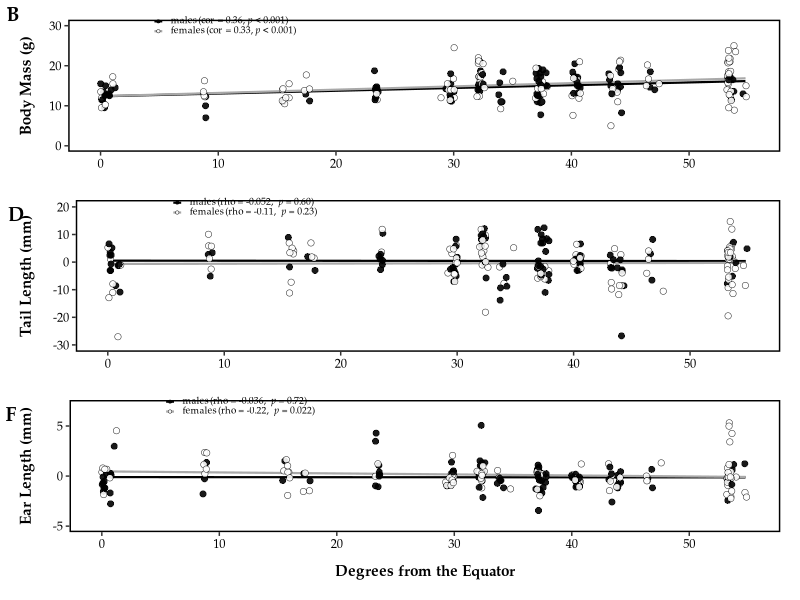

Here is the R script that generated this plot: (Note: this script raises an error after producing the figure.)
#!/usr/bin/env Rscript --vanilla

##############################################################
# Author: Mallory A. Ballinger
# Script first created: 23-Feb-2021
# Script last updated:  15-Mar-2021


# This script plots body mass and tail length from wild-caught house mice,
# collected along a broad latitudinal cline, as part of the greater
# Nachman lab project on environmental adaptation in house mice.
# This script generates Figure 1 in Ballinger_et_al_2021_AmNat.


##############################################################
# Required packages
##############################################################

rm(list = ls()) # clear R's environment
library(tidyverse)
library(here)
library(cowplot)
library(ggtext)

##############################################################
# Import data
##############################################################

NachmanTransectsMetadata <- read_csv(here("data/processed/EnvAdapProj_Nachman_Arctos_transects_2021-03-15.csv")) %>%
  mutate(Ear_Length_mm = as.numeric(Ear_Length_mm),
         Hindfoot_Length_mm = as.numeric(Hindfoot_Length_mm),
         Tail_Length_mm = as.numeric(Tail_Length_mm),
         Body_Length_mm = as.numeric(Body_Length_mm),
         Body_Weight_g = as.numeric(Body_Weight_g)) %>%
  mutate(Sex = as.factor(Sex)) %>%
  mutate(Sex = fct_relevel(Sex, "male", "female")) # puts males before females

# get sample size of each column
colSums(!is.na(NachmanTransectsMetadata))





##############################################################
# Apply filtering and calculate residuals
##############################################################

# filtering and model testing were completed in 'code/model_NachmanTransects.R'.
# We are applying the same filtering, models, and statistical outputs here for
# plotting purposes. Please see 'modeling' script for details.


# Based on outlier tests (see 'code/model_NachmanTransects.R'), any tail length
# less than 25 is an extreme outlier
NachmanTransects_filtered <- NachmanTransectsMetadata %>%
  mutate(Tail_Length_mm = ifelse(Tail_Length_mm < 25, NA, Tail_Length_mm))

# save TL x BW residuals
residsTLBW <- lm(Tail_Length_mm ~ Body_Weight_g, data = NachmanTransects_filtered,
                 na.action = na.exclude)
NachmanTransects_filtered$Resids_TLBW <- resid(residsTLBW)


# save EL x BW residuals
residsELBW <- lm(Ear_Length_mm ~ Body_Weight_g, data = NachmanTransectsMetadata,
                 na.action = na.exclude)
NachmanTransectsMetadata$Resids_ELBW <- resid(residsELBW)





##############################################################
# Plot body weight and exremity length vs. abs lat
##############################################################

Berg_deets <- c("males (cor = 0.36, *p* < 0.001)",
                "females (cor = 0.33, *p* < 0.001)")

Tail_deets <- c("males (rho = -0.052, *p* = 0.60)",
                "females (rho = -0.11, *p* = 0.23)")

Ear_deets <- c("males (rho = -0.036, *p* = 0.72)",
               "females (rho = -0.22, *p* = 0.022)")

Berg_Sex <-
  ggplot(data = NachmanTransectsMetadata, aes(x = Absolute_Latitude, y = Body_Weight_g)) +
  geom_smooth(method = "lm", se = FALSE, size = 0.75, aes(linetype = Sex, color = Sex)) +
  geom_jitter(aes(fill = Sex), size = 2, stroke = 0.25, height = 0, width = 0.2, shape = 21, alpha = 0.9, color = "black") +
  scale_color_manual(labels=Berg_deets, values=c("black", "darkgray")) +
  scale_fill_manual(labels=Berg_deets, values=c("black", "white")) +
  scale_linetype_manual(labels=Berg_deets, values = c("solid", "solid")) +
  guides(linetype=guide_legend(override.aes = list(size=1))) +
  scale_x_continuous(breaks = seq(from=0, to=55, by=10), labels = seq(from=0, to=55, by=10), limits = c(0,55)) +
  scale_y_continuous(breaks = seq(from=0, to=30, by=10), labels = seq(from=0, to=30, by=10), limits = c(0,30)) +
  theme_bw() + 
  theme(panel.border = element_rect(color = "black", fill = NA, size = 1),
        panel.grid.major = element_blank(), panel.grid.minor = element_blank(),
        axis.title.x = element_text(margin = margin(t = 10), size = 11, face = "bold", family = "Palatino"),
        axis.title.y = element_text(margin = margin(r = 10), size = 11, face = "bold", family = "Palatino"),
        axis.text.x = element_text(size = 9, color = "black", family = "Palatino"),
        axis.text.y = element_text(size = 9, color = "black", family = "Palatino"),
        legend.title = element_blank(),
        legend.position = c(0.22, 0.95),
        legend.background = element_blank(),
        legend.box.background = element_blank(),
        legend.key.size = unit(0.25, "cm"),
        legend.text = element_markdown(size=7, family = "Palatino"),
        legend.key = element_rect(fill = "transparent"),
        #plot.tag = element_markdown(family = "Palatino", size = 9, color = "black", hjust = 0), # need to use element_markdown since using ggtext
        #plot.tag.position = c(0.2,0.9),
        plot.margin = unit(c(0.5, 0.5, 0, 0.5), "cm")) + #top, right, bottom, left
  #guides(color = guide_legend(nrow = 1)) +
  theme(plot.title = element_text(size = 14, face = "bold", hjust = 0.5, family = "Palatino")) +
  labs(x = "",
       y = "Body Mass (g)")
#tag = "(R = 0.031, *p* = 0.18)<br /><br />(R = X, *p* = x)",#dobule line break
#subtitle = "A")



Tail_Sex <-
  ggplot(data = NachmanTransects_filtered, aes(x = Absolute_Latitude, y = Resids_TLBW)) +
  geom_smooth(method = "lm", se = FALSE, size = 0.75, aes(linetype = Sex, color = Sex)) +
  geom_jitter(aes(fill = Sex), size = 2, stroke = 0.25, height = 0, width = 0.2, shape = 21, alpha = 0.9, color = "black") +
  scale_color_manual(labels=Tail_deets, values=c("black", "darkgray")) +
  scale_fill_manual(labels=Tail_deets, values=c("black", "white")) +
  scale_linetype_manual(labels=Tail_deets, values = c("solid", "solid")) +
  guides(linetype=guide_legend(override.aes = list(size=1))) +
  scale_x_continuous(breaks = seq(from=0, to=55, by=10), labels = seq(from=0, to=55, by=10), limits = c(0,55)) +
  scale_y_continuous(breaks = seq(from=-30, to=20, by=10), labels = seq(from=-30, to=20, by=10), limits = c(-30,20)) +
  theme_bw() +
  theme(panel.border = element_rect(color = "black", fill = NA, size = 1),
        panel.grid.major = element_blank(),
        panel.grid.minor = element_blank(),
        axis.title.x = element_text(margin = margin(t = 10), size = 11, face = "bold", family = "Palatino"),
        axis.title.y = element_text(margin = margin(r = 10), size = 11, face = "bold", family = "Palatino"),
        axis.text.x = element_text(size = 9, color = "black", family = "Palatino"),
        axis.text.y = element_text(size = 9, color = "black", family = "Palatino"),
        legend.title = element_blank(),
        legend.position = c(0.24, 0.95),
        legend.background = element_blank(),
        legend.box.background = element_blank(),
        legend.key.size = unit(0.25, "cm"),
        legend.text = element_markdown(size=7, family = "Palatino"),
        legend.key = element_rect(fill = "transparent"),
        plot.margin = unit(c(0, 0.5, 0, 0.5), "cm")) +
  theme(plot.title = element_text(size = 14, face = "bold", hjust = 0.5, family = "Palatino")) +
  labs(x = "",
       y = "Tail Length (mm)")



Ear_Sex <-
  ggplot(data = NachmanTransectsMetadata, aes(x = Absolute_Latitude, y = Resids_ELBW)) +
  geom_smooth(method = "lm", se = FALSE, size = 0.75, aes(linetype = Sex, color = Sex)) +
  geom_jitter(aes(fill = Sex), size = 2, stroke = 0.25, height = 0, width = 0.2, shape = 21, alpha = 0.9, color = "black") +
  scale_color_manual(labels=Ear_deets, values=c("black", "darkgray")) +
  scale_fill_manual(labels=Ear_deets, values=c("black", "white")) +
  scale_linetype_manual(labels=Ear_deets, values = c("solid", "solid")) +
  guides(linetype=guide_legend(override.aes = list(size=1))) +
  scale_x_continuous(breaks = seq(from=0, to=55, by=10), labels = seq(from=0, to=55, by=10), limits = c(0,55)) +
  scale_y_continuous(breaks = seq(from=-5, to=7, by=5), labels = seq(from=-5, to=7, by=5), limits = c(-5,7)) +
  theme_bw() +
  theme(panel.border = element_rect(color = "black", fill = NA, size = 1),
        panel.grid.major = element_blank(), panel.grid.minor = element_blank(),
        axis.title.x = element_text(margin = margin(t = 10), size = 11, face = "bold", family = "Palatino"),
        axis.title.y = element_text(margin = margin(r = 10), size = 11, face = "bold", family = "Palatino"),
        axis.text.x = element_text(size = 9, color = "black", family = "Palatino"),
        axis.text.y = element_text(size = 9, color = "black", family = "Palatino"),
        legend.title = element_blank(),
        legend.position = c(0.24, 0.95),
        legend.background = element_blank(),
        legend.box.background = element_blank(),
        legend.key.size = unit(0.25, "cm"),
        legend.text = element_markdown(size=7, family = "Palatino"),
        legend.key = element_rect(fill = "transparent"),
        #plot.tag = element_markdown(family = "Palatino", size = 9, color = "black", hjust = 0), # need to use element_markdown since using ggtext
        #plot.tag.position = c(0.2,0.9),
        plot.margin = unit(c(0, 0.5, 0.5, 0.5), "cm")) +
  #guides(color = guide_legend(nrow = 1)) +
  theme(plot.title = element_text(size = 14, face = "bold", hjust = 0.5, family = "Palatino")) +
  labs(x = "Degrees from the Equator",
       y = "Ear Length (mm)")


cowplot::plot_grid(Berg_Sex, Tail_Sex, Ear_Sex, labels = c('B', 'D', 'F'), ncol = 1, nrow = 3, label_fontfamily = "Palatino")

ggsave("results/figures/Nachman_transects.tiff", height = 9, width = 4.5, compression = "lzw")
ggsave("results/figures/Nachman_transects.pdf", height = 9, width = 4.5)

dev.off()